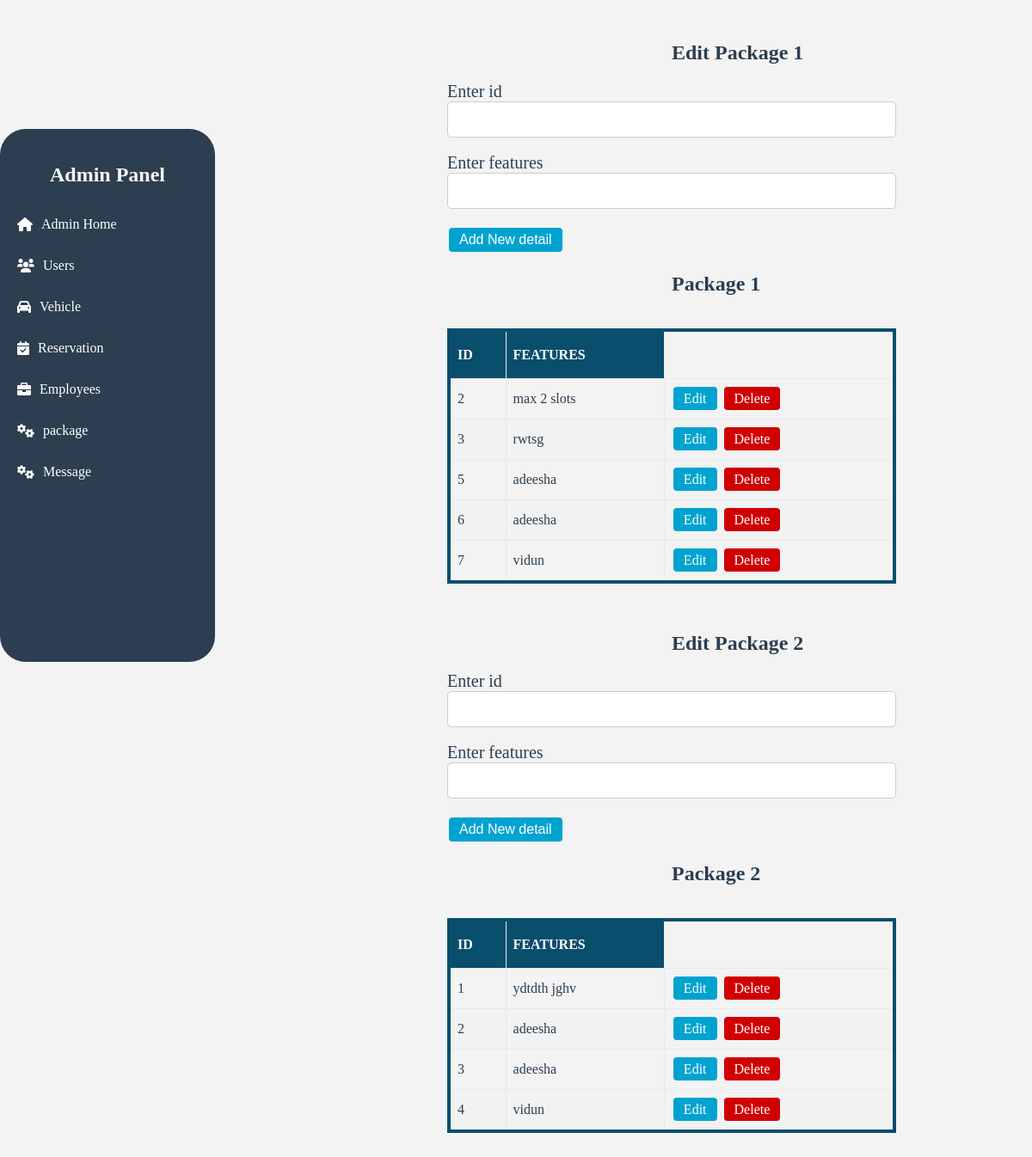
Page /adminPackage.php on the committed database.
### tables this page shows
CREATE TABLE `package1` (
  `ID` int(11) NOT NULL,
  `Features` varchar(20) NOT NULL
);

CREATE TABLE `package2` (
  `ID` int(11) NOT NULL,
  `Features` varchar(100) NOT NULL
);

### adminPackage.php (the view, shortened to what this page needs)
<?php
    include("adminSidebar.php");
    require_once 'database.php';
?>
<!DOCTYPE html>
<html lang="en">
<head>
    <link rel="stylesheet" href="style\adminUser.css">
</head>
<body>
<div class="container" id="form-container">
    <h2>Edit Package 1</h2>
    <form method="post" action="">
        <div class="inputs">
            <label for="admin_name">Enter id</label><br>
            <input type="text" name="id" id="id" value="<?php echo isset($id) ? $id : '';?>" readonly><br><br>
            <label for="admin_name">Enter features</label><br>
            <input type="text" name="features" id="name" value="<?php echo isset($features) ? $features : '';?>" required><br><br>
            <?php if (isset($id)) { ?>
                <button type="submit" name="update1" class="button" id="btn">Update</button>
            <?php } else { ?>
                <button type="submit" name="add1" class="button" id="btn">Add New detail</button>
            <?php } ?>
        </div>
    </form>
</div>
    <div class="container" id="table-container">
    <h2>Package 1</h2>
    <br>
    <table class="table">
        <thead>
            <tr>
                <th>ID</th>
                <th>FEATURES</th>
            </tr>
        </thead>
        <tbody>
        <?php
        $query = "SELECT * FROM package1";
        $query_run = mysqli_query($conn, $query);
        if (mysqli_num_rows($query_run) > 0) {
            while ($row = mysqli_fetch_assoc($query_run)) {
                ?>
                <tr>
                    <td><?php echo $row['ID']; ?></td>
                    <td><?php echo $row['Features']; ?></td>
                    <td>
                        <a class='button' id='btn1' href='adminPackage.php?edit_id1=<?php echo $row['ID']; ?>'>Edit</a>
                        <a class='button' id='btn2' href='adminPackage.php?delete_id1=<?php echo $row['ID']; ?>' onclick="return confirm('Are you sure you want to delete this row?');">Delete</a>
                    </td>
                </tr>
                <?php
            }
        } else {
            echo "<tr><td colspan='8'>No record found</td></tr>";
        }
        ?>
        </tbody>
    </table>
</div>
</body>
</html>
<!DOCTYPE html>
<html lang="en">
<head>
    <link rel="stylesheet" href="style\adminUser.css">
</head>
<body>
<br><br>
<div class="container" id="form-container">
    <h2>Edit Package 2</h2>
    <form method="post" action="">
        <div class="inputs">
        <label for="admin_name">Enter id</label><br>
            <input type="text" name="id" id="id" value="<?php echo isset($id) ? $id : '';?>" readonly><br><br>
            <label for="admin_name">Enter features</label><br>
            <input type="text" name="features" id="name" value="<?php echo isset($features) ? $features : '';?>" required><br><br>
                <?php if (isset($id)) { ?>
                <button type="submit" name="update2" class="button" id="btn">Update</button>
            <?php } else { ?>
                <button type="submit" name="add2" class="button" id="btn">Add New detail</button>
            <?php } ?>
        </div>
    </form>
</div>
    <div class="container" id="table-container">
    <h2>Package 2</h2>
    <br>
    <table class="table">
        <thead>
            <tr>
                <th>ID</th>
                <th>FEATURES</th>
            </tr>
        </thead>
        <tbody>
        <?php
        $query = "SELECT * FROM package2";
        $query_run = mysqli_query($conn, $query);
        if (mysqli_num_rows($query_run) > 0) {
            while ($row = mysqli_fetch_assoc($query_run)) {
                ?>
                <tr>
                    <td><?php echo $row['ID']; ?></td>
                    <td><?php echo $row['Features']; ?></td>
                    <td>
                        <a class='button' id='btn1' href='adminPackage.php?edit_id2=<?php echo $row['ID']; ?>'>Edit</a>
                        <a class='button' id='btn2' href='adminPackage.php?delete_id2=<?php echo $row['ID']; ?>' onclick="return confirm('Are you sure you want to delete this row?');">Delete</a>
                    </td>
                </tr>
                <?php
            }
        } else {
            echo "<tr><td colspan='8'>No record found</td></tr>";
        }
        ?>
        </tbody>
    </table>
</div>
</body>
</html>

### style/adminPanel.css (style rules this page uses)
body { font-family: "Arial", sans-serif; color: #2c3e50; padding: 0; display: inline-block; margin-left: 500px; padding: 20px; background-color: #f7f7f7; min-height: 100vh; }
a { pointer-events: auto; }

### style/adminUser.css (style rules this page uses)
body { background-color: #ebebeb98; font-family: poppins; }
.table { font-family: poppins; border-collapse: collapse; width: 100%; margin-left: auto; margin-right: auto; border: 4px solid rgb(10, 78, 109); }
#table-container { margin-bottom: 0px; width: 100%; }
.table td, th { border: 1px solid #e5e9eb; padding: 8px; height: 30px; }
.table tr:nth-child(even) { background-color: #f2f2f2; }
.table th { padding-top: 12px; padding-bottom: 12px; text-align: left; background-color: rgb(10, 78, 109);; color: white; }
.button { border-radius: 4px; border: none; padding: 5px 12px; text-align: center; text-decoration: none; font-size: 16px; margin: 4px 2px; cursor: pointer; }
#btn , #btn1 { background-color: rgb(0, 163, 208); color: rgb(255, 255, 255); }
#btn2 { background-color: rgb(208, 0, 0); color: rgb(255, 255, 255); }
.container h2 { padding-left: 50%; }
label { font-size: 20px; padding-top: 10px; }
input { width: 500px; height: 20px; padding: 10px; font-size: 16px; border: 1px solid #ccc; border-radius: 5px; }

### rows in the picture
package1: ID "2", Features "max 2 slots"
package1: ID "3", Features "rwtsg"
package1: ID "5", Features "adeesha"
package1: ID "6", Features "adeesha"
package1: ID "7", Features "vidun"
package2: ID "1", Features "ydtdth jghv"
package2: ID "2", Features "adeesha"
package2: ID "3", Features "adeesha"
package2: ID "4", Features "vidun"
